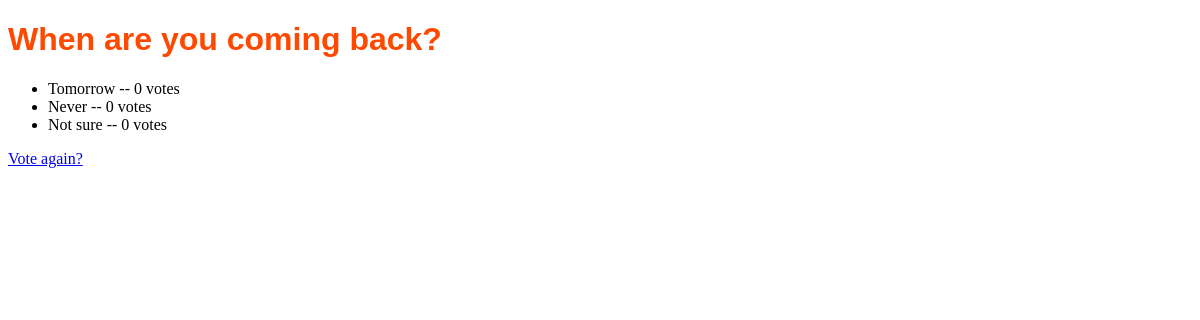
/polls/9/results/, run on the app's committed database.
### polls/models.py (models this page shows, shortened)
class Question(models.Model):
    question_text = models.CharField(max_length=200)
    publish_date = models.DateTimeField("date published")

class Choice(models.Model):
    question = models.ForeignKey(Question, on_delete=models.CASCADE)
    choice_text = models.CharField(max_length=200)
    votes = models.IntegerField(default=0)

### polls/views.py (the view)
# urls.py: path("<int:id>/results/", views.results, name="results"),
def results(request, id):
    question = get_object_or_404(Question, pk=id)
    return render(request, "results.html", {"question": question})

### polls/templates/results.html (shortened to what this page needs)
{% load static %}
<!DOCTYPE html>
<html lang="en">
<head>
    <link rel="stylesheet" href="{% static 'style.css' %}">
</head>
<body>
    <h1>{{ question.question_text }}</h1>
<ul>
{% for choice in question.choice_set.all %}
    <li>{{ choice.choice_text }} -- {{ choice.votes }} vote{{ choice.votes|pluralize }}</li>
{% endfor %}
</ul>
<a href="{% url 'polls:detail' question.id %}">Vote again?</a>
</body>
</html>

### polls/static/style.css (style rules this page uses)
li a, h1 { color : #ff4900; font-family:Verdana, Geneva, Tahoma, sans-serif; }

### data on the page
Question: question_text "When are you coming back?"
Choice: choice_text "Tomorrow", votes "0"
Choice: choice_text "Never", votes "0"
Choice: choice_text "Not sure", votes "0"
